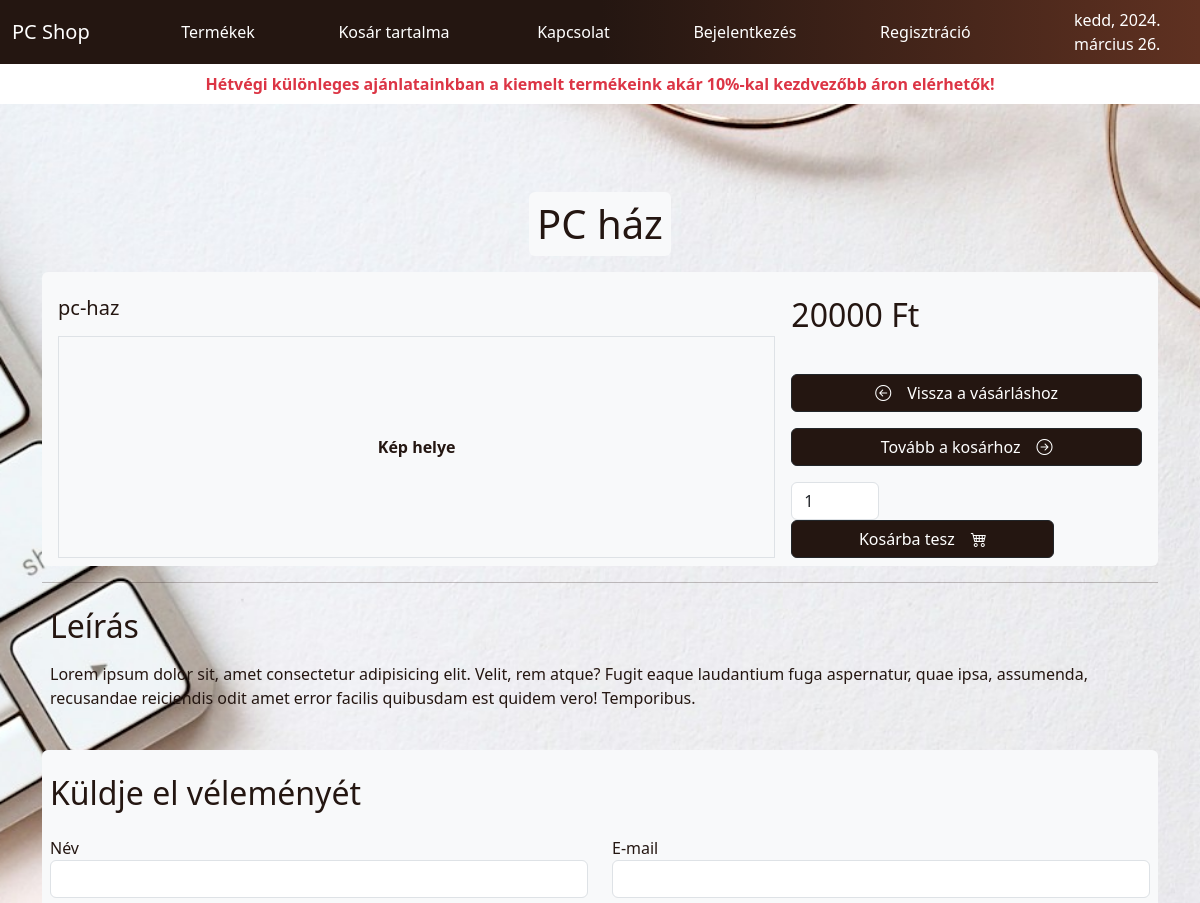
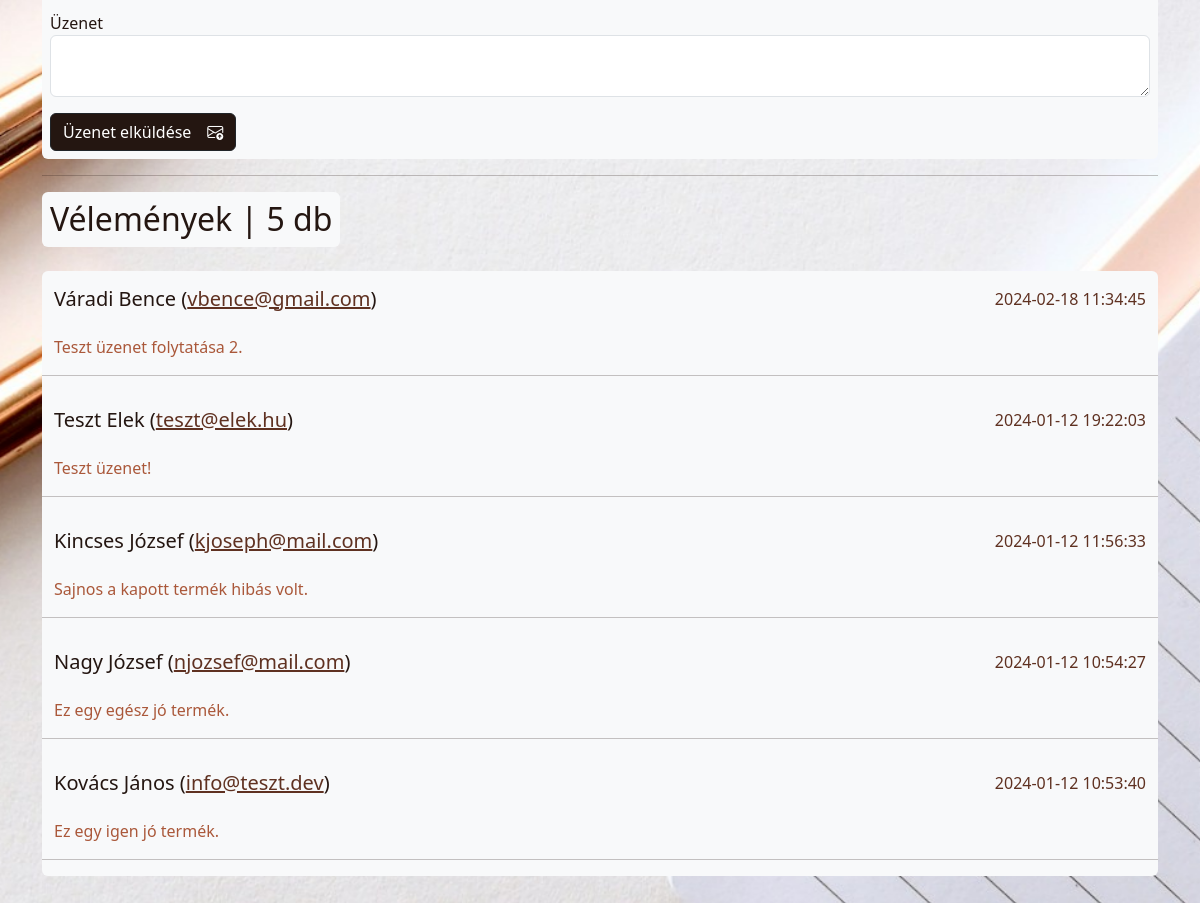
The app's page /?page=productView&id=1 with its own data (2 pictures, top to bottom).
### tables this page shows
CREATE TABLE `products` (
  `id` bigint(20) UNSIGNED NOT NULL,
  `name` varchar(255) NOT NULL,
  `sku` varchar(255) DEFAULT NULL,
  `price` int(11) DEFAULT NULL,
  `special_price` int(11) DEFAULT NULL,
  `description` text,
  `manufacturer_id` bigint(20) UNSIGNED DEFAULT NULL,
  `visit_count` int(11) NOT NULL DEFAULT '0',
  `order_count` int(11) NOT NULL DEFAULT '0',
  `main_signed` tinyint(1) NOT NULL DEFAULT '0',
  `week_offer` tinyint(1) NOT NULL DEFAULT '0',
  `season_offer` tinyint(1) NOT NULL DEFAULT '0',
  `top_brand_asus` tinyint(1) NOT NULL DEFAULT '0',
  `top_brand_apple` tinyint(1) NOT NULL DEFAULT '0',
  `top_brand_dell` tinyint(1) NOT NULL DEFAULT '0',
  `top_brand_hp` tinyint(1) NOT NULL DEFAULT '0',
  `top_brand_lenovo` tinyint(1) NOT NULL DEFAULT '0',
  `slug` varchar(255) NOT NULL,
  `created_at` timestamp NULL DEFAULT NULL,
  `updated_at` timestamp NULL DEFAULT NULL
);

CREATE TABLE `comment` (
  `id` int(11) NOT NULL,
  `termek_id` int(11) DEFAULT NULL,
  `comment_name` varchar(60) DEFAULT NULL,
  `comment_email` varchar(60) DEFAULT NULL,
  `comment_message` text,
  `created_at` timestamp NULL DEFAULT CURRENT_TIMESTAMP,
  `updated_at` timestamp NULL DEFAULT NULL ON UPDATE CURRENT_TIMESTAMP
);

### traits/Utilities.php (called while the page is built, shortened)
<?php
trait Utilities {
    function getViewFile( $file ) {
        include(__DIR__."/../views/".$file.".php");
    }
}

### controllers/UserController.php (called while the page is built, shortened)
<?php
class WeekOffer {
    function offer($weekoffer, $price)
    {
        $val = 0.9;
        $t = getdate();
        if ($_SESSION["today"] === 0 || $_SESSION["today"] === 6) {
            if($weekoffer === "1") {
                return [$price, $price * $_SESSION["week_offer"]];
            }
            else {
                return [$price];
            }
        } else {
            return [$price];
        }
    }
    function navOffer() {
        $t = getdate();
        if ($_SESSION["today"] === 0 || $_SESSION["today"] === 6) {
            return 'Ne hagyd ki a kiváló lehetőségeket, hiszen már elindultak hétvégi akcióink!';
        } else {
            return 'Hétvégi különleges ajánlatainkban a kiemelt termékeink akár 10%-kal kezdvezőbb áron elérhetők!';
        }
    }
}
class UserController extends WeekOffer
{
    function connectProcess()
    {
        $connection = mysqli_connect("localhost", "root", "12345", "pcshop");
        mysqli_set_charset($connection, "utf8mb4");
        return $connection;
    }
    function productView()
    {
        $this->getViewFile("product");
    }
}

### views/product.php (the view, shortened to what this page needs)
<!DOCTYPE html>
<html lang="en">
<head>
    <?php include("meta.php") ?>
</head>
<body>
    <?php
    include("nav.php");
    $termekek = mysqli_query($page->connectProcess(), "select * from products where id = '" . $_GET["id"] . "'");
    $termek_focim = mysqli_fetch_array($termekek);
    $comments_display = mysqli_query($page->connectProcess(), "select * from comment where termek_id = ' " . $_GET["id"] . " ' ");
    while ($comment_db = mysqli_fetch_assoc($comments_display)) {
        if (!isset($comments_qtty)) {
            $comments_qtty = [];
        }
        $comments_qtty[] = $comment_db["comment_message"];
    }
    ?>
    <main class="container-lg py-5 main-custom-top">
        <section class="row row-cols-1 gy-3 py-3">
            <article class="col-auto p-2 mx-auto">
                <h1 class="p-2 rounded-2 bg-light"><?php echo $termek_focim["name"] ?></h1>
            </article>
        </section>
        <?php
            $termekek = mysqli_query($page->connectProcess(), "select * from products where id = '" . $_GET["id"] . "'");
            while ($termek = mysqli_fetch_array($termekek)) {
                echo '<section class="row p-2 g-3 mx-0 rounded-2 bg-light">
                        <article class="col-sm-6 col-md-8 d-flex flex-column gap-3">
                            <article>
                                <h5 class="card-title">' . $termek["slug"] . '</h5>
                            </article>
                            <article class="d-flex justify-content-center align-items-center h-100 border">
                                <span><strong>Kép helye</strong></span>
                            </article>
                        </article>
                        <article class="col-sm-6 col-md-4 d-flex flex-column gap-3">
                            <h2 class="card-text text-color">';
                            $weekArr = $week->offer($termek["week_offer"], $termek["price"]);
                            for($i = 0; $i < count($weekArr); $i++) {
                            if(count($weekArr) === 1) {
                                echo '<p>'.$weekArr[$i].' Ft</p>';
                            }
                            }
                            echo '</h2>';
                            echo '<article>
                                <a href="?page=productsView" class="btn btn-dark w-100 d-flex justify-content-center align-items-center gap-3"><i class="bi bi-arrow-left-circle"></i><div>Vissza a vásárláshoz</div></a>
                            </article>
                            <article>
                                <a href="?page=cartView" class="btn btn-dark w-100 d-flex justify-content-center align-items-center gap-3">
                                    <div>Tovább a kosárhoz</div>
                                    <i class="bi bi-arrow-right-circle"></i>
                                </a>
                            </article>
                            <article class="row">
                                <form action="?page=productAddToCartProcess&id='.$_GET["id"].'" method="post" class="d-flex flex-column gap-3 gap-lg-0">
                                    <article class="col-lg-4 col-xl-3">
                                        <input type="number" class="form-control" name="darabszam" value="1">
                                    </article>
                                    <article class="col-lg-8 col-xl-9">
                                        <button type="submit" class="btn btn-dark w-100 d-flex justify-content-center align-items-center gap-3" name="data" value="' . $termek["id"] . '">
                                            <div>Kosárba tesz</div>
                                            <i class="bi bi-cart4"></i>
                                        </button>
                                    </article>
                                </form>
                            </article>
                        </article>
                    </section>
                    <hr>
                    <section class="row row-cols-1 p-2">
                        <article class="col pb-3">
                            <h2 class="card-text text-color">Leírás</h2>
                        </article>
                        <article class="col">
                            <p class="card-text text-color">' . $termek["description"] . '</p>
                        </article>
                    </section>';
            }
        ?>
        <form action="?page=commentProcess&id=<?php echo $_GET["id"] ?>" method="post" class="rounded-2 bg-light mt-5">
            <?php
            echo '
            <section class="row p-2 g-3">
                <article class="col">
                    <h2>Küldje el véleményét</h2>
                </article>
            </section>
            <section class="row p-2">
                <article class="col">
                    <div class="row row-cols-1 gap-3">
                        <div class="col">
                            <div class="row gap-3 gap-lg-0">
                                <div class="col-lg-6">
                                    <label for="comment_name">Név</label>
                                    <input type="text" class="form-control" id="comment_name" name="comment_name">
                                </div>
                                <div class="col-lg-6">
                                    <label for="comment_email">E-mail</label>
                                    <input type="email" class="form-control" id="comment_email" name="comment_email">
                                </div>
                            </div>
                        </div>
                        <div class="col">
                            <label for="comment_message">Üzenet</label>
                            <textarea class="form-control" id="comment_message" name="comment_message"></textarea>
                        </div>
                        <div class="col">
                            <button type="submit" class="btn btn-dark d-flex justify-content-center align-items-center gap-3" name="send_comment">
                                <div>Üzenet elküldése</div>
                                <i class="bi bi-envelope-arrow-up"></i>
                            </button>
                        </div>
                    </div>
                </article>
            </section>';
            ?>
        </form>
        <?php
        echo ' <hr>
            <section class="row">
                <article class="col-auto pb-3">
                    <h2 class="p-2 rounded-2 bg-light">
                        Vélemények | ' . (isset($comments_qtty) && count($comments_qtty) > 0 ? count($comments_qtty) : '0') . ' db
                    </h2>
                </article>
            </section>
            <section class="row row-cols-1 m-0 gy-3 rounded-2 bg-light">';
        $comments_display = mysqli_query($page->connectProcess(), "select * from comment where termek_id = ' " . $_GET["id"] . " ' order by created_at desc ");
        while ($product_comment = mysqli_fetch_assoc($comments_display)) {
            echo '
            <article class="col-md-9">
                <h5>' . $product_comment["comment_name"] . ' (<a class="comment_mail" href="mailto: ' . $product_comment["comment_email"] . '">' . $product_comment["comment_email"] . '</a>)</h5>
            </article>
            <article class="col-md-3 d-flex justify-content-md-end">
                <span class="message_date">' . $product_comment["created_at"] . '</span>
            </article>
            <article class="col">
                <span class="message_text">' . $product_comment["comment_message"] . '</span>
            </article>';
            echo '<hr>';
        }
        echo '</section>';
        ?>
    </main>
</body>
</html>

### index.php (shortened to what this page needs)
<?php
$page = new UserController;
if(!isset($_GET["page"])) {
  $page->homeView();
}
else {
  $getpage = $_GET["page"];
  $page->$getpage();
}

### views/meta.php (shortened to what this page needs)
<link href="https://cdn.jsdelivr.net/npm/bootstrap@5.3.2/dist/css/bootstrap.min.css" rel="stylesheet">
<link rel="stylesheet" href="https://cdn.jsdelivr.net/npm/bootstrap-icons@1.11.3/font/bootstrap-icons.min.css">
<link rel="stylesheet" href="./assets/css/style.css">

### views/nav.php (shortened to what this page needs)
<?php
$week = new WeekOffer;
?>
<nav class="navbar sticky-top navbar-expand-lg nav-color">
    <div class="container-fluid">
        <a class="navbar-brand link-light" href="index.php">PC Shop</a>
        <div class="order-lg-last">
            <div class="date text-center" id="date-js"></div>
        </div>
        <div class="collapse navbar-collapse w-100" id="navbarNav">
            <ul class="navbar-nav d-lg-flex flex-lg-row justify-content-lg-evenly w-100">
                <li class="nav-item">
                    <a class="nav-link link-light" href="?page=productsView">Termékek</a>
                </li>
                <li class="nav-item">
                    <a class="nav-link link-light" href="?page=cartView">
                        <span class="position-relative pt-1 pe-1">Kosár tartalma
                        </span>
                    </a>
                </li>
                <li class="nav-item">
                    <a class="nav-link link-light" href="?page=contactsView">Kapcsolat</a>
                </li>
                <?php if (isset($_SESSION['user']) == false) { ?>
                    <li class="nav-item">
                        <a class="nav-link link-light" href="#loginModal" data-bs-toggle="modal">Bejelentkezés</a>
                    </li>
                    <li class="nav-item">
                        <a class="nav-link link-light" href="#regModal" data-bs-toggle="modal">Regisztráció</a>
                    </li>
                <?php } ?>
            </ul>
        </div>
    </div>
</nav>
<header class="position-fixed w-100 week-color">
    <div class="container-fluid">
        <div class="col py-2 d-flex justify-content-center align-items-center">
            <span class="week-offer-animation text-danger">
                <strong>
                    <?php echo $week->navOffer(); ?>
                </strong>
            </span>
        </div>
    </div>
</header>

### assets/css/style.css (style rules this page uses)
:root { --form-hover: #F8F3E6; --color-1: #fff; --color-2: #D1917A; --color-3: #AA583A; --color-4: #5F3121; --color-5: #241611; --bs-body-color-rgb: #fff; --week-header-z: 50; --btn-dark-opacity: .7; --disabled-btn: .7; --transition-800: 800ms; --transition-500: 500ms; --transition-400: 400ms; --anim-duration: 4s; --anim-iteration: infinite; --main-margin-top: 3.5rem; --main-margin-top-mobile: 10rem; --offer-card-translate-y: translateY(-.3rem); --btn-anim-translate-x-base: translateX(0); --btn-anim-translate-xl-mod: translateX(-.4rem); --btn-anim-translate-xr-mod: translateX(.4rem); --custom-carousel-height: 500px; --custom-carousel-margin-top: 2.5rem; --contact-list-gap: .5rem; --cart-input-qtty: 4rem; --pagination-radius: 8px; --page-link-border: 1px solid #D1917A50; --comment-mail-hover: 1px solid var(--color-5); --nav-link-hover: underline 1px solid var(--color-2); --offer-card-hover: 0 0 1rem var(--color-5); --card-border-anim: 0px 0px 30px 1px var(--color-5); --products-card-hover: 0 0 1rem var(--color-5); --focus-shadow-1: 1px 1px 1px var(--color-5) inset; --focus-shadow-2: 0 0 8px var(--color-4); --page-link-shadow: .3rem .3rem 1rem var(--color-5); --card-scale-hover: scale(.98); --products-card-skewY: skewY(1deg); --products-card-skewY-hover: skewY(0); --btn-dark-active: scale(0.9); --border-card: 1px transparent; --border-card-thick: 2px solid var(--color-5); --border-card-thin: 1px solid var(--color-5); }
* { box-sizing: border-box; }
html, body { background: url("../img/main-bg.jpg") no-repeat fixed center; background-size: cover; font-family: system-ui, -apple-system, BlinkMacSystemFont, 'Segoe UI', Roboto, Oxygen, Ubuntu, Cantarell, 'Open Sans', 'Helvetica Neue', sans-serif; }
.nav-color { background-image: linear-gradient(to right,var(--color-5), var(--color-5), var(--color-4))!important; }
.nav-link, .welcome-text, .navbar-brand { color: var(--color-1)!important; transition: all var(--transition-800); }
.main-custom-top { margin-top: var(--main-margin-top); }
.week-color { background-color: var(--color-1); z-index: var(--week-header-z)!important; }
.week-offer-animation { animation-name: week-offer-animation!important; animation-duration: var(--anim-duration)!important; animation-iteration-count: var(--anim-iteration)!important; }
.name-color, .text-color, body, h1, h2, h3, h4, h5, h6 { color: var(--color-5)!important; }
.modal-text-custom, .date { color: var(--color-1)!important; }
.comment_mail { color: var(--color-4)!important; transition: all var(--transition-800)!important; }
.message_date { color: var(--color-4)!important; }
.message_text { color: var(--color-3)!important; }
.btn-dark { background-color: var(--color-5); color: var(--color-1); transition: all var(--transition-800); }

### records on screen
products: name "PC ház", slug "pc-haz", price "20000", description "Lorem ipsum dolor sit, amet consectetur adipisicing elit. Velit, rem atque? Fugit eaque laudantium fuga aspernatur, quae ipsa, assumenda, recusandae reiciendis odit amet error facilis quibusdam est quidem vero! Temporibus."
comment: comment_name "Váradi Bence", comment_email "vbence@gmail.com", created_at "2024-02-18 11:34:45", comment_message "Teszt üzenet folytatása 2."
comment: comment_name "Teszt Elek", comment_email "teszt@elek.hu", created_at "2024-01-12 19:22:03", comment_message "Teszt üzenet!"
comment: comment_name "Kincses József", comment_email "kjoseph@mail.com", created_at "2024-01-12 11:56:33", comment_message "Sajnos a kapott termék hibás volt."
comment: comment_name "Nagy József", comment_email "njozsef@mail.com", created_at "2024-01-12 10:54:27", comment_message "Ez egy egész jó termék."
comment: comment_name "Kovács János", comment_email "info@teszt.dev", created_at "2024-01-12 10:53:40", comment_message "Ez egy igen jó termék."

### other values on screen
$week->navOffer() "Hétvégi különleges ajánlatainkban a kiemelt termékeink akár 10%-kal kezdvezőbb áron elérhetők!"
count($comments_qtty) "5"
